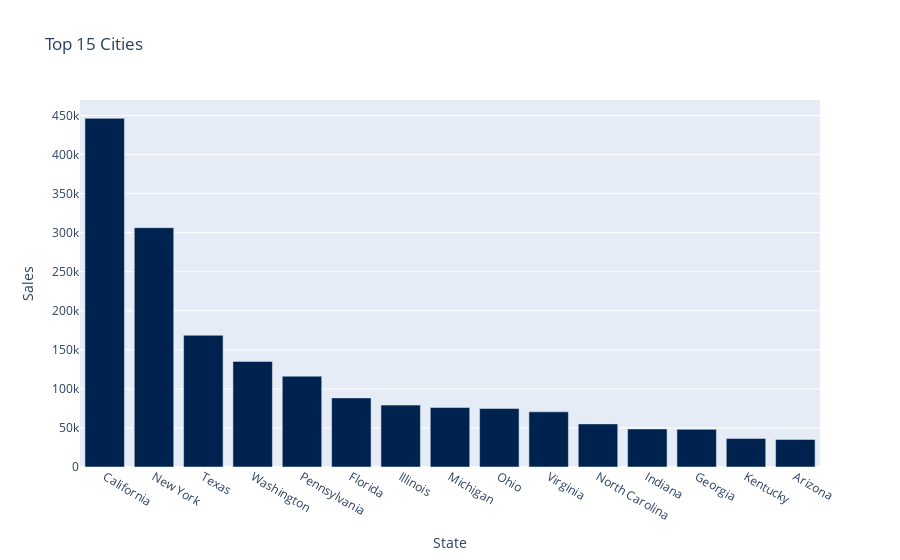

The code cell stored with this chart in its notebook:
### Code cell
top_states= df.groupby("State").sum().sort_values("Sales",ascending=False).head(15)
top_states= top_states[['Sales']].round(2)
top_states.reset_index(inplace=True)
top_states
fig=px.bar(top_states,x='State',y='Sales',title="Top 15 Cities",color_discrete_sequence=px.colors.sequential.Cividis)
fig.show()

### Figure 1 — Plotly figure (JSON) as saved in the notebook; plotly's stock layout.template omitted (floating-point values rounded to 4 significant figures)
{"data": [{"alignmentgroup": "True", "hovertemplate": "State=%{x}<br>Sales=%{y}<extra></extra>", "legendgroup": "", "marker": {"color": "#00224e", "pattern": {"shape": ""}}, "name": "", "offsetgroup": "", "orientation": "v", "showlegend": false, "textposition": "auto", "type": "bar", "x": ["California", "New York", "Texas", "Washington", "Pennsylvania", "Florida", "Illinois", "Michigan", "Ohio", "Virginia", "North Carolina", "Indiana", "Georgia", "Kentucky", "Arizona"], "xaxis": "x", "y": [446300.0, 306400.0, 168600.0, 135200.0, 116300.0, 88440.0, 79240.0, 76140.0, 74850.0, 70640.0, 55170.0, 48720.0, 48220.0, 36460.0, 35270.0], "yaxis": "y"}], "layout": {"barmode": "relative", "legend": {"tracegroupgap": 0}, "title": {"text": "Top 15 Cities"}, "xaxis": {"anchor": "y", "domain": [0, 1], "title": {"text": "State"}}, "yaxis": {"anchor": "x", "domain": [0, 1], "title": {"text": "Sales"}}}}
